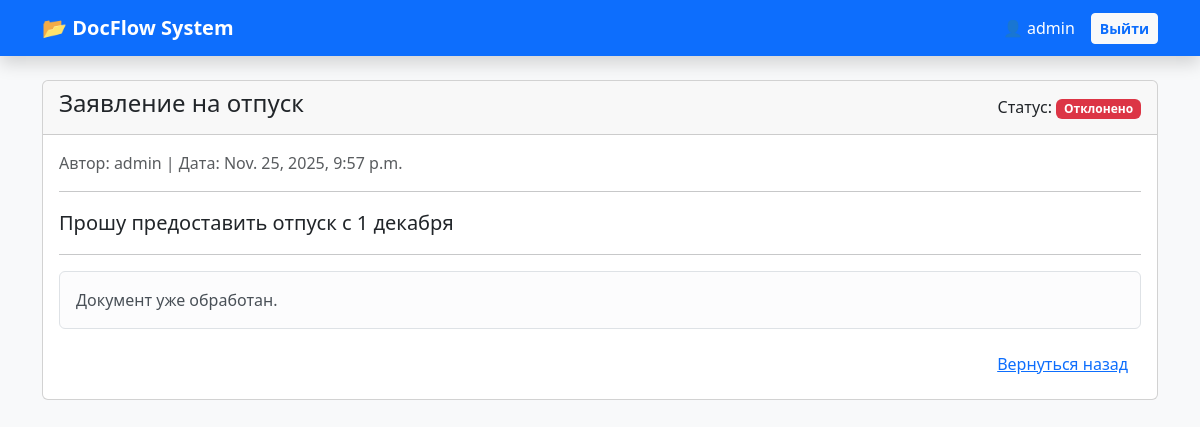
Page /document/2/ (signed in) on the committed database.
### main/models.py (models this page shows, shortened)
class Document(models.Model):
    STATUS_CHOICES = [
        ('new', 'На согласовании'),
        ('approved', 'Согласовано'),
        ('rejected', 'Отклонено'),
    ]
    title = models.CharField('Тема документа', max_length=200)
    content = models.TextField('Содержание / Описание')
    created_at = models.DateTimeField(auto_now_add=True)
    status = models.CharField('Статус', max_length=20, choices=STATUS_CHOICES, default='new')
    author = models.ForeignKey(User, on_delete=models.CASCADE, verbose_name='Автор')
    file = models.FileField('Файл (скан/оригинал)', upload_to='documents/', blank=True, null=True)
    class Meta:
        verbose_name = 'Документ'
        verbose_name_plural = 'Документы'

### main/views.py (the view, shortened to what this page needs)
# urls.py: path('document/<int:pk>/', views.document_detail, name='detail_doc'),
@login_required
def document_detail(request, pk):
    document = get_object_or_404(Document, pk=pk)
    return render(request, 'main/document_detail.html', {'document': document})

### main/templates/main/document_detail.html (shortened to what this page needs)
{% extends 'main/base.html' %}
{% block content %}
<div class="card">
    <div class="card-header d-flex justify-content-between align-items-center">
        <h4>{{ document.title }}</h4>
        <div>
            Статус:
            {% if document.status == 'new' %}
                <span class="badge bg-warning text-dark">На согласовании</span>
            {% elif document.status == 'approved' %}
                <span class="badge bg-success">Согласовано</span>
            {% else %}
                <span class="badge bg-danger">Отклонено</span>
            {% endif %}
        </div>
    </div>
    <div class="card-body">
        <p class="text-muted">
            Автор: {{ document.author.username }} | Дата: {{ document.created_at }}
        </p>
        <hr>
        <p class="fs-5">{{ document.content }}</p>
        <hr>
        {% if document.status == 'new' %}
        <form method="post" class="d-inline">
            {% csrf_token %}
            <button type="submit" name="action" value="approve" class="btn btn-success me-2">✔ Согласовать</button>
            <button type="submit" name="action" value="reject" class="btn btn-danger">✖ Отклонить</button>
        </form>
        {% else %}
            <div class="alert alert-light border">Документ уже обработан.</div>
        {% endif %}
        <a href="{% url 'home' %}" class="btn btn-link float-end">Вернуться назад</a>
    </div>
</div>
{% endblock %}

### main/templates/main/base.html (shortened to what this page needs)
<!DOCTYPE html>
<html lang="ru">
<head>
    <link href="https://cdn.jsdelivr.net/npm/bootstrap@5.3.0/dist/css/bootstrap.min.css" rel="stylesheet">
</head>
<body class="bg-light">
<nav class="navbar navbar-expand-lg navbar-dark bg-primary mb-4 shadow">
  <div class="container">
    <a class="navbar-brand fw-bold" href="{% url 'home' %}">📂 DocFlow System</a>
    {% if user.is_authenticated %}
        <div class="d-flex align-items-center">
            <span class="navbar-text text-white me-3">
                👤 {{ user.username }}
            </span>
            <form action="{% url 'logout' %}" method="post" class="d-inline">
                <button type="submit" class="btn btn-sm btn-light text-primary fw-bold">Выйти</button>
            </form>
        </div>
    {% endif %}
  </div>
</nav>
<div class="container">
    {% block content %}
    {% endblock %}
</div>
</body>
</html>

### rows in the picture
Document: title "Заявление на отпуск", author.username "admin", created_at "Nov. 25, 2025, 9:57 p.m.", content "Прошу предоставить отпуск с 1 декабря"

### other values in the picture
{{ user.username }} "admin"
